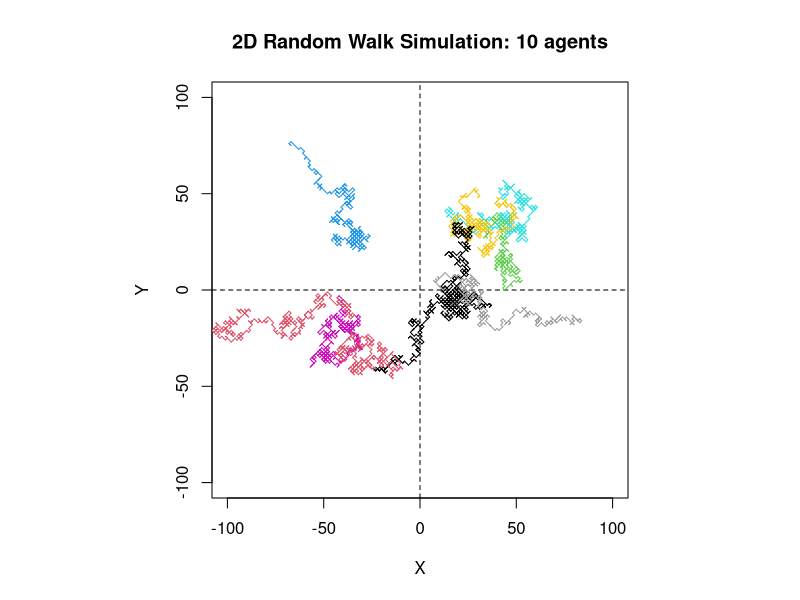

The R source for this figure:
# Title: Simulate two-dimensional random walks
# Author: Przemyslaw Marcowski, PhD
# Email: p.marcowski@gmail.com
# Date: 2024-02-03
# Copyright (c) 2024 Przemyslaw Marcowski

# This code is licensed under the MIT license found in the
# LICENSE file in the root directory of this source tree.

# This script simulates a 2D random walk with independent agents.
# Parameters control the number of agents, the duration of their walks, 
# and whether they start at random positions or a central origin. 
# It pre-allocates matrices for storing the agents' changing positions, 
# sets up the visualization area, and initializes the starting locations. 
# The simulation visualizes the individual trajectories of these agents 
# as they randomly move across a 2D space.

# Initialize parameters
n_agents <- 10 # number of agents in the simulation
n_walks <- 500 # number of steps each agent takes
buffer_size <- 1 # controls how often the plot updates (steps between updates)
random_starts <- TRUE # if TRUE, agents begin at random positions; if FALSE, all start at (0,0)
start_range <- 50 # if random_starts is TRUE, agents start within a square of this side length 

# Pre-allocate matrices for agents' positions
agents_x <- matrix(0, nrow = n_walks + 1, ncol = n_agents)
agents_y <- matrix(0, nrow = n_walks + 1, ncol = n_agents)

# Setup the plot area
par(mfrow = c(1, 1), pty = "s")
matplot(0, type = "n", xlab = "X", ylab = "Y", xlim = c(-n_walks/5, n_walks/5), ylim = c(-n_walks/5, n_walks/5)) 
abline(h = 0, lty = "dashed")
abline(v = 0, lty = "dashed")
title(paste("2D Random Walk Simulation:", n_agents, "agents"))

# Initialize agents (with random starting positions if desired)
for (j in 1:n_agents) {
  if (random_starts) {
    agents_x[1, j] <- sample(-start_range:start_range, 1) # random x-coordinate
    agents_y[1, j] <- sample(-start_range:start_range, 1) # random y-coordinate
  } else {
    agents_x[1, j] <- 0 # start at (0, 0)
    agents_y[1, j] <- 0 # start at (0, 0)
  }
}

# Simulation loop for each step
for (i in 2:(n_walks+1)) {
  for (j in 1:n_agents) {
    # Random movement in x and y directions
    step_x <- sample(c(-1, 1), 1, TRUE)
    step_y <- sample(c(-1, 1), 1, TRUE)
    agents_x[i, j] <- agents_x[i-1, j] + step_x
    agents_y[i, j] <- agents_y[i-1, j] + step_y
  }
  
  # Update the plot every 'buffer_size' steps
  if (i %% buffer_size == 0 || i == n_walks + 1) {
    if (i > 2) { 
      # Plot the new segment for each agent
      for (j in 1:n_agents) {
        matlines(x = agents_x[(i-1):i, j], y = agents_y[(i-1):i, j], col = j)
      }
    }
  }
  
  Sys.sleep(.05) # pause for animation effect
}
